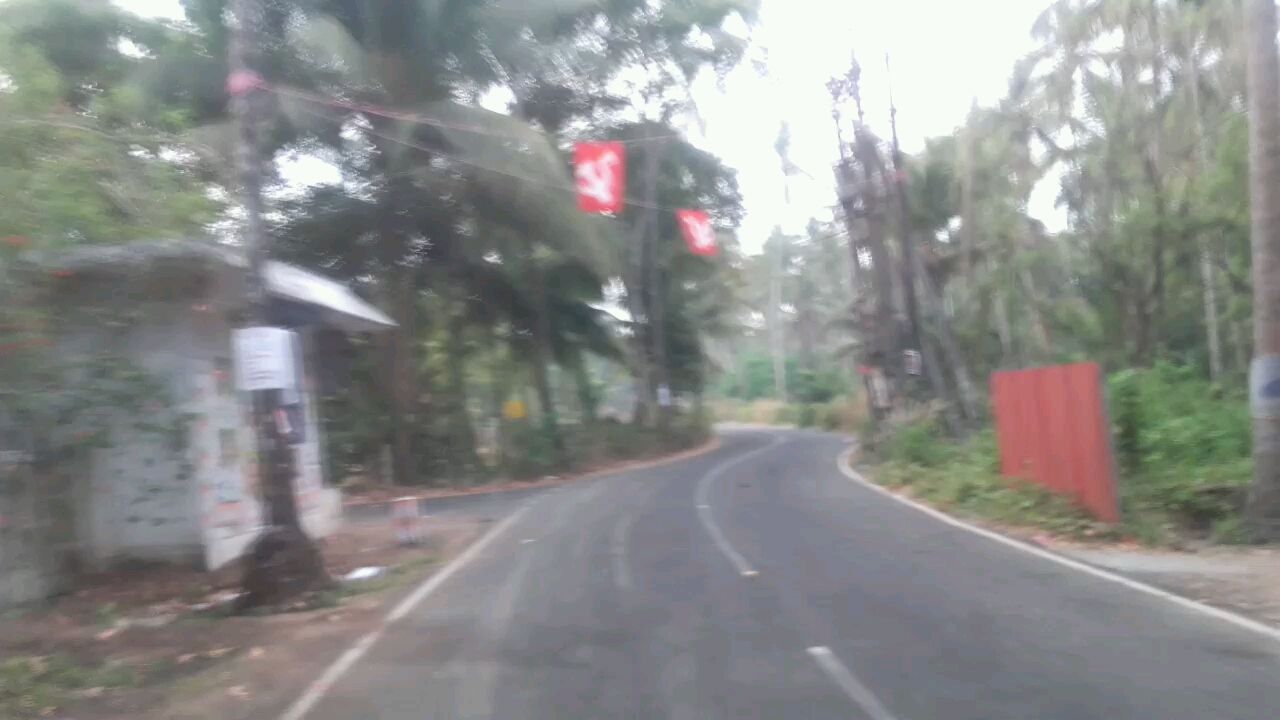
#> input picture test_images/Image_1553321141208.jpg, 1280 x 720 px; its folder holds only this picture in this run
$ python -i videorun.py   (imports and definitions only)   (older library calls are emulated)
#> lines starting #> are read from the running program, lines starting #| are printed output that depends on the picture; after the words box and inside, x2 and y2 are one past the last pixel; in counts of white or black regions, pixels touching at a corner belong together
### utils.py
# Main imports
import numpy as np
import cv2
import glob
import matplotlib.pyplot as plt


##############################################################################
###################      IMAGE MODIFICATION FUNCTIONS      ###################
##############################################################################

# [73 lines left out: functions to_grayscale, to_hsv, to_hls, to_lab, load_image, show_image_list, not called in this run]

### caliberate.py
import numpy as np
import cv2
import glob
import matplotlib.pyplot as plt
import matplotlib.image as mpimg
from importlib import reload
import utils; reload(utils)
from utils import *

calibration_dir = "camera_cal"


cal_imgs_paths = glob.glob(calibration_dir + "/*.jpg")

cx = 9
cy = 6

# [6 lines left out: function findChessboardCorners, not called in this run]


def findImgObjPoints(imgs_paths, nx, ny):
    """
    Returns the objects and image points computed for a set of chessboard pictures taken from the same
    camera. nx and ny parameters respectively indicate the number of inner corners in the x and y
    directions.

    """
#> further down, picture is the input picture: shape (720, 1280, 3); mean B, G, R 137.8, 139.3, 138.1

    # Arrays to store object points and image points from all the images.
    objpts = []  # 3d point in real world space
    imgpts = []  # 2d points in image plane(These image points are locations where two black squares

    #touch each other in chess boards).

    # Pre-compute what our object points in the real world should be (the z dimension is 0 as we
    # assume a flat surface)

    # prepare object points, like (0,0,0), (1,0,0), (2,0,0) ....,(6,5,0)

    objp = np.zeros((nx * ny, 3), np.float32) # pattern 9*6 grid

    objp[:, :2] = np.mgrid[0:nx, 0:ny].T.reshape(-1, 2)

    for img_path in imgs_paths:
        img = load_image(img_path)
        gray = to_grayscale(img)
        ret, corners = findChessboardCorners(gray, nx, ny)

        if ret:
            # Found the corners of an image
            #corners2 = cv.cornerSubPix(gray,corners, (11,11), (-1,-1), criteria)
            imgpts.append(corners)
            # Add the same object point since they don't change in the real world

            objpts.append(objp)


    return objpts, imgpts
opts, ipts = findImgObjPoints(cal_imgs_paths, cx, cy)


### videorun.py
# import the necessary packages
from imutils.video import FileVideoStream
from imutils.video import FPS
import numpy as np
import argparse
import imutils
import time
import cv2
import numpy as np
import cv2
import glob
import matplotlib.pyplot as plt
import matplotlib.image as mpimg
from importlib import reload
# [1 line not run here, left out]
from utils import *
import math
from caliberate import *

calibration_dir = "camera_cal"
test_imgs_dir = "test_images"
output_imgs_dir = "output_images"
output_videos_dir = "output_videos"

# [11 lines left out: function compute_perspective_transform_matrices, not called in this run]
def compute_hls_white_yellow_binary(rgb_img):
    """
    Returns a binary thresholded image produced retaining only white and yellow elements on the picture
    The provided image should be in RGB format
    """
    hls_img = to_hls(rgb_img)

    # Compute a binary thresholded image where yellow is isolated from HLS components
    img_hls_yellow_bin = np.zeros_like(hls_img[:,:,0])
    img_hls_yellow_bin[((hls_img[:,:,0] >= 15) & (hls_img[:,:,0] <= 35))
                 & ((hls_img[:,:,1] >= 30) & (hls_img[:,:,1] <= 204))
                 & ((hls_img[:,:,2] >= 115) & (hls_img[:,:,2] <= 255))
                ] = 1

    # Compute a binary thresholded image where white is isolated from HLS components
    img_hls_white_bin = np.zeros_like(hls_img[:,:,0])
    img_hls_white_bin[((hls_img[:,:,0] >= 0) & (hls_img[:,:,0] <= 255))
                 & ((hls_img[:,:,1] >= 200) & (hls_img[:,:,1] <= 255))
                 & ((hls_img[:,:,2] >= 0) & (hls_img[:,:,2] <= 255))
                ] = 1

    # Now combine both
    img_hls_white_yellow_bin = np.zeros_like(hls_img[:,:,0])
    img_hls_white_yellow_bin[(img_hls_yellow_bin == 1) | (img_hls_white_bin == 1)] = 1

    return img_hls_white_yellow_bin
def dir_sobel(gray_img, kernel_size=3, thres=(0, np.pi/2)):
    """
    Computes sobel matrix in both x and y directions, gets their absolute values to find the direction of the gradient
    and applies a threshold value to only set pixels within the specified range
    """
    sx_abs = np.absolute(cv2.Sobel(gray_img, cv2.CV_64F, 1, 0, ksize=kernel_size))
    sy_abs = np.absolute(cv2.Sobel(gray_img, cv2.CV_64F, 0, 1, ksize=kernel_size))

    dir_sxy = np.arctan2(sx_abs, sy_abs)

    binary_output = np.zeros_like(dir_sxy)
    binary_output[(dir_sxy >= thres[0]) & (dir_sxy <= thres[1])] = 1

    return binary_output

def combined_sobels(sx_binary, sy_binary, sxy_magnitude_binary, gray_img, kernel_size=3, angle_thres=(0, np.pi/2)):
    sxy_direction_binary = dir_sobel(gray_img, kernel_size=kernel_size, thres=angle_thres)

    combined = np.zeros_like(sxy_direction_binary)
    # Sobel X returned the best output so we keep all of its results. We perform a binary and on all the other sobels
    combined[(sx_binary == 1) | ((sy_binary == 1) & (sxy_magnitude_binary == 1) & (sxy_direction_binary == 1))] = 1

    return combined

def mag_sobel(gray_img, kernel_size=3, thres=(0, 255)):
    """
    Computes sobel matrix in both x and y directions, merges them by computing the magnitude in both directions
    and applies a threshold value to only set pixels within the specified range
    """
    sx = cv2.Sobel(gray_img, cv2.CV_64F, 1, 0, ksize=kernel_size)
    sy = cv2.Sobel(gray_img, cv2.CV_64F, 0, 1, ksize=kernel_size)

    sxy = np.sqrt(np.square(sx) + np.square(sy))
    scaled_sxy = np.uint8(255 * sxy / np.max(sxy))

    sxy_binary = np.zeros_like(scaled_sxy)
    sxy_binary[(scaled_sxy >= thres[0]) & (scaled_sxy <= thres[1])] = 1

    return sxy_binary

def abs_sobel(gray_img, x_dir=True, kernel_size=3, thres=(0, 255)):
    """
    Applies the sobel operator to a grayscale-like (i.e. single channel) image in either horizontal
    or vertical direction.
    The function also computes the asbolute value of the resulting matrix and applies a
    binary threshold
    """
#> called with x_dir = True, kernel_size = 15, thres = (20, 120)
    sobel = cv2.Sobel(gray_img, cv2.CV_64F, 1, 0, ksize=kernel_size) if x_dir else cv2.Sobel(gray_img, cv2.CV_64F, 0, 1, ksize=kernel_size)
    sobel_abs = np.absolute(sobel)
    sobel_scaled = np.uint8(255 * sobel / np.max(sobel_abs))

    gradient_mask = np.zeros_like(sobel_scaled)
    gradient_mask[(thres[0] <= sobel_scaled) & (sobel_scaled <= thres[1])] = 1
    return gradient_mask

def get_combined_binary_thresholded_img(undist_img):
    """
    Applies a combination of binary Sobel and color thresholding to an undistorted image
    Those binary images are then combined to produce the returned binary image
    """
    undist_img_gray = to_lab(undist_img)[:,:,0]
    sx = abs_sobel(undist_img_gray, kernel_size=15, thres=(20, 120))
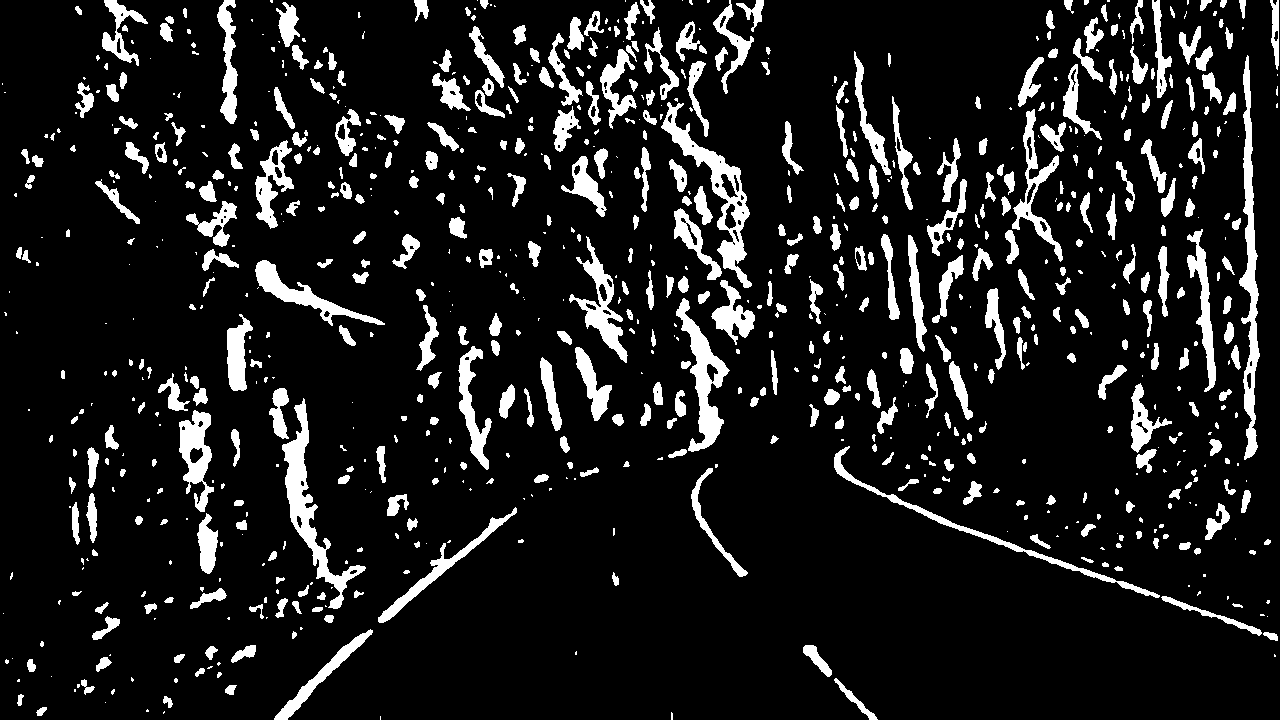
#> sx: shape (720, 1280); values 0 (black) and 1 (white), 11.5% white; 848 white regions (346 under 20 px), largest, box (x1, y1, x2, y2) and area: (282, 398, 366, 609) 3397, (1239, 55, 1260, 460) 3298, (661, 102, 752, 288) 3275
    sy = abs_sobel(undist_img_gray, x_dir=False, kernel_size=15, thres=(20, 120))
#> sy: shape (720, 1280); values 0 (black) and 1 (white), 9.6% white; 832 white regions (323 under 20 px), largest, box (x1, y1, x2, y2) and area: (845, 457, 1280, 633) 7952, (387, 439, 714, 502) 3223, (587, 51, 745, 107) 2210
    sxy = mag_sobel(undist_img_gray, kernel_size=15, thres=(80, 200))
#> sxy: shape (720, 1280); values 0 (black) and 1 (white), 2.2% white; 320 white regions (161 under 20 px), largest, box (x1, y1, x2, y2) and area: (267, 259, 396, 322) 1025, (977, 527, 1273, 628) 947, (584, 276, 635, 324) 829
    sxy_combined_dir = combined_sobels(sx, sy, sxy, undist_img_gray, kernel_size=15, angle_thres=(np.pi/4, np.pi/2))
#> in dir_sobel, `dir_sxy = np.arctan2(sx_abs, sy_abs)`:
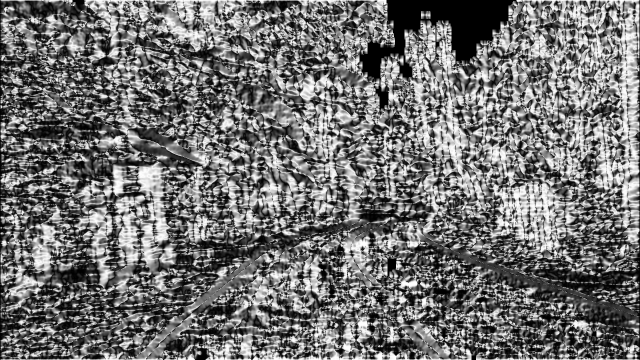
#> dir_sxy: shape (720, 1280) float64 (shown at 1/2 size); min 0, max 1.57, mean 0.702; drawn with min black and max white
#> in combined_sobels, `sxy_direction_binary = dir_sobel(gray_img, kernel_size=kernel_size, th..`:
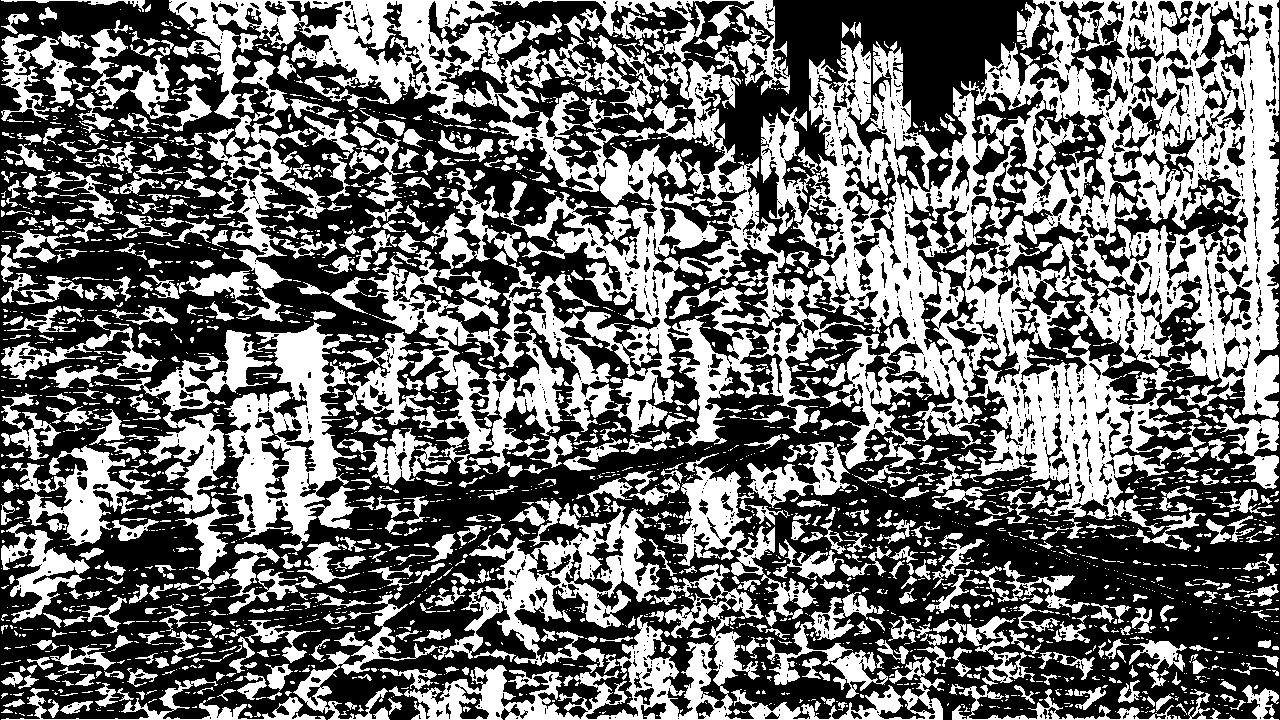
#> sxy_direction_binary: shape (720, 1280) float64; values 0 (black) and 1 (white), 42.8% white; 2670 white regions (1885 under 20 px), largest, box (x1, y1, x2, y2) and area: (761, 0, 1279, 535) 113555, (168, 0, 866, 446) 70040, (224, 322, 444, 551) 17022
#> sxy_combined_dir: shape (720, 1280) float64; values 0 (black) and 1 (white), 11.7% white; 910 white regions (391 under 20 px), largest, box (x1, y1, x2, y2) and area: (282, 398, 366, 609) 3397, (1239, 55, 1260, 460) 3307, (661, 102, 752, 288) 3297

    hls_w_y_thres = compute_hls_white_yellow_binary(undist_img)
#> hls_w_y_thres: shape (720, 1280); values 0 (black) and 1 (white), 10% white; 254 white regions (185 under 20 px), largest, box (x1, y1, x2, y2) and area: (588, 0, 1101, 261) 65147, (1045, 17, 1126, 150) 3818, (261, 149, 369, 199) 2593

    combined_binary = np.zeros_like(hls_w_y_thres)
    combined_binary[(sxy_combined_dir == 1) | (hls_w_y_thres == 1)] = 1

    return combined_binary
# [11 lines left out: function undistort_image, not called in this run]

from collections import deque

def create_queue(length = 10):
    return deque(maxlen=length)

class LaneLine:
    # [7 lines left out: function __init__, not called in this run]

class LaneLineHistory:
    # [36 lines left out: functions __init__, append, get_smoothed_polynomial, not called in this run]


class AdvancedLaneDetectorWithMemory:
    """
    The AdvancedLaneDetectorWithMemory is a class that can detect lines on the road
    ld = AdvancedLaneDetectorWithMemory(opts, ipts, src_pts, dst_pts, 20, 100, 50)
    used parameters:-
        slidingwindows_per_line       =  20

        # Set the width of the windows +/- margin
        sliding_window_half_width     =  100

        # Set minimum number of pixels found to recenter window
        sliding_window_recenter_thres =  50


    """
    # [470 lines left out: functions __init__, process_image, draw_lane_curvature_text, combine_images, draw_lane_area, draw_lane_lines and 4 more, not called in this run]


# construct the argument parse and parse the arguments

(bottom_px, right_px) = (719, 1279)
# pts = np.array([[0,bottom_px],[0,bottom_px/3],[right_px,bottom_px/3], [right_px, bottom_px]], np.int32)  LVT
# pts = np.array([[170,bottom_px],[550,530],[740,530], [870, bottom_px]], np.int32)  NVT5
#pts = np.array([[170,bottom_px],[550,530],[740,530], [870, bottom_px]], np.int32)  NVT1 without resize
pts = np.array([[100,bottom_px],[225,180],[310,180], [360, bottom_px]], np.int32)

src_pts = pts.astype(np.float32)

dst_pts = np.array([[200, bottom_px], [200, 0], [1000, 0], [1000, bottom_px]], np.float32)
'''
ld = AdvancedLaneDetectorWithMemory(opts, ipts, src_pts, dst_pts, 20, 100, 50)

from tkinter.ttk import *
from tkinter import *
from tkinter import filedialog
from PIL import Image,ImageTk
import os

path1 = "extract"
path2 = "extractout"
test_imgs_paths = glob.glob(path1 + "/*.jpg")
for image in test_imgs_paths:
    img = load_image(image)
    print("Processing "+image)
    img= ld.process_image(img)
    c = 0
    plt.imsave("extractout/"+str(c)+".jpg",img)
    c = c+1
'''
from tkinter.ttk import *
from tkinter import *
from tkinter import filedialog
from PIL import Image,ImageTk
from imageio import *
from tkinter.filedialog import askopenfilename
from imutils.video import FPS
from imutils.video import FileVideoStream
import time
import imutils


# [219 lines left out: functions inputImg, undistort, threshold, transform, linefit, regionmark and 5 more, not called in this run]


# [2 lines not run here, left out]
panelA=None

# [2 lines not run here, left out]
v = StringVar()
# [1 line that did not run here, left out]
# [1 line not run here, left out]
# [1 line that did not run here, left out]
# [1 line not run here, left out]

# [1 line that did not run here, left out]
# [1 line not run here, left out]
# [1 line that did not run here, left out]
# [1 line not run here, left out]

# [1 line that did not run here, left out]
# [1 line not run here, left out]
# [1 line that did not run here, left out]
# [1 line not run here, left out]

# [1 line that did not run here, left out]
# [1 line not run here, left out]
# [1 line that did not run here, left out]
# [1 line not run here, left out]
# [1 line that did not run here, left out]
# [1 line not run here, left out]
# [1 line that did not run here, left out]
# [1 line not run here, left out]
# [1 line that did not run here, left out]
# [1 line not run here, left out]

# [1 line that did not run here, left out]
# [1 line not run here, left out]
# [1 line that did not run here, left out]
# [2 lines not run here, left out]


'''

def inputImg():
	global panelA

	test_imgs_paths = glob.glob(test_imgs_dir + "/*.jpg")
	for img in  test_imgs_paths :
		image = load_image(img)
		image = Image.fromarray(image)
		image = ImageTk.PhotoImage(image)
		panelA = Label(image=image)
		panelA.image = image
		panelA.place(x=500,y=500,anchor=W,height=540,width=780)


window = Tk()
window.geometry('1050x1200')
panelA=None

window.configure(background='black')
window.title("Road-lane Detection Software")
v = StringVar()
lbl = Label(window, text="Road-lane Detection  Software ",font=("Times New Roman",25,"bold"),fg="white",bg="black")
lbl.place(x=700,y=30,anchor=N)

b1  = Button(window, text="Do", bg="grey", fg="cyan",activebackground="red",font=("Times New Roman",15),command=inputImg)
b1.place(y=60,x=20,anchor=W,height=60,width=170)
window.mainloop()'''

>>> import cv2
>>> picture = cv2.imread('test_images/Image_1553321141208.jpg')
>>> result = get_combined_binary_thresholded_img(picture)
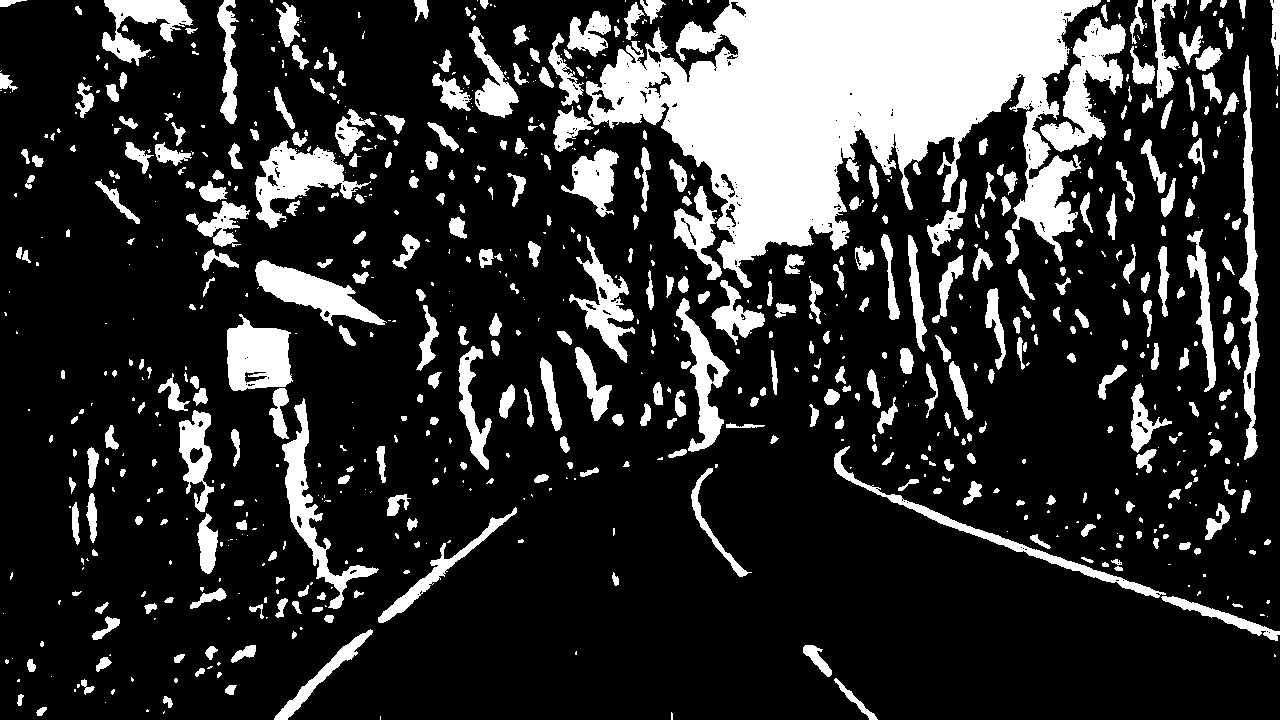
#> result: shape (720, 1280); values 0 (black) and 1 (white), 20% white; 828 white regions (403 under 20 px), largest, box (x1, y1, x2, y2) and area: (586, 0, 1101, 288) 76510, (1040, 17, 1126, 152) 4674, (255, 140, 371, 229) 3904
